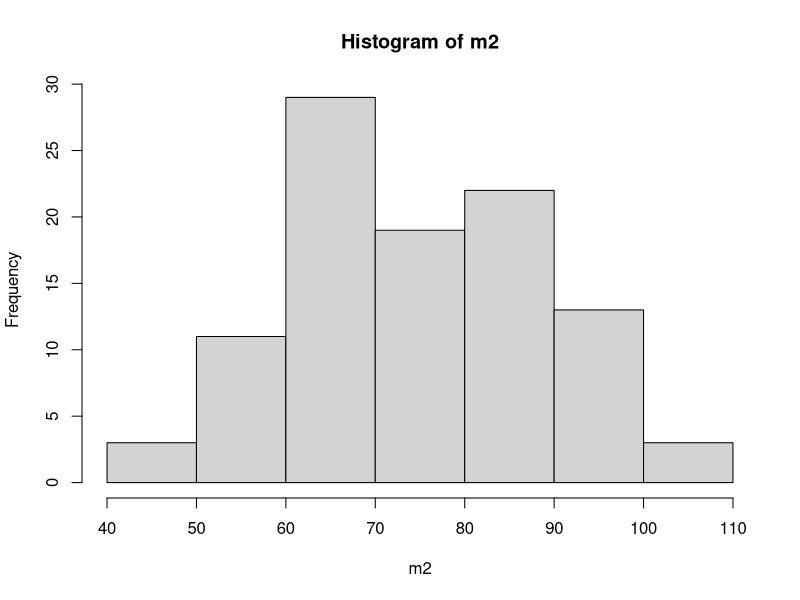

Source code (R):
if (TRUE){
  print("hello true")
} else{
  print("hello false")
}

x=5
x %in% c(1,4,7,5) # search

sum = 0
for(i in seq(1, 100, 3)){ # using seq
  sum = sum + i
  print(sum)
}

seq(1, 100, 3) # interval sequential number

s = array(dim=c(1,120)) # set dimension of array
# s = array(c(1,50)) # example for difference

for (i in 1:120){
  if(iris[i, 1]> 7 ){
    s[1,i] = 1
  } else{
    s[1,i] = 0 
  }
}
s
s1 = ifelse(iris$Sepal.Length > 7, 1, 0) # same with above

ind1 = sample(1:150, 10, replace = T) # sampling

m2 = c() # empty vector
for (i in 1:100){
  ind1 = sample(1:150, 10, replace = T)
  m1 = mean(ind1)
  m2 = c(m2, m1) # vector chain assign process
}

hist(m2)
mean(m2)

add <- function(a, b){
  add1 = a+b
  return (add1)
}

add(1,3)
